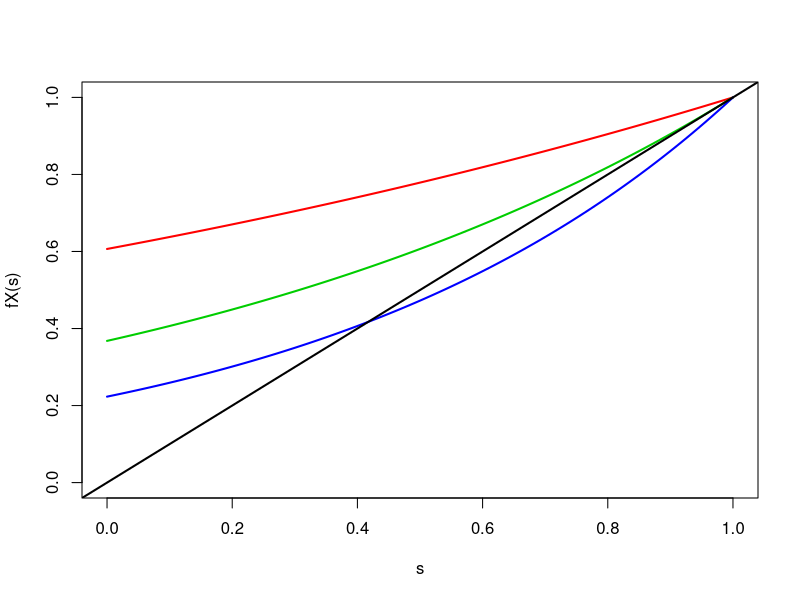
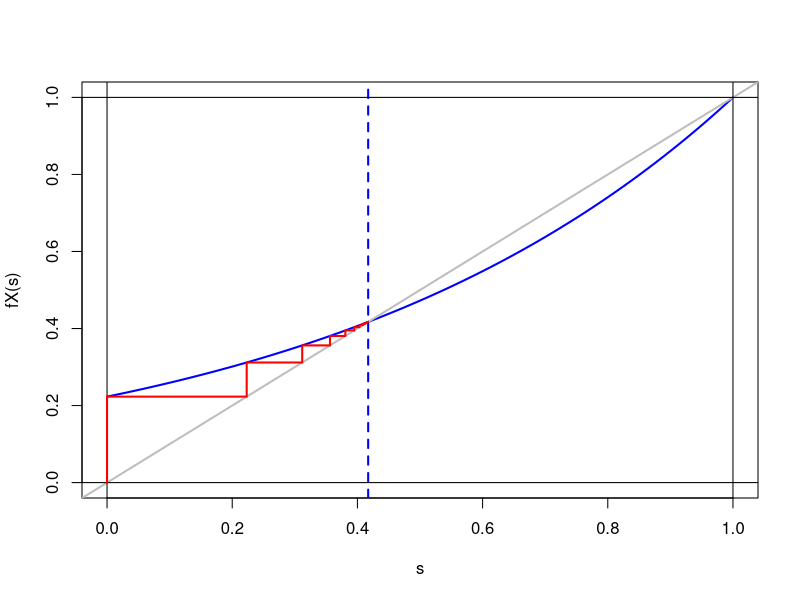

Here is the R script that generated these plots, in order:
# Exemple Galton-Watson

figDir <- '../Figures/'
dataName <- 'GaltonWatson'
exportFig <- TRUE
palette('R3')

# Fonction
fX <- function(s){exp(lambda*(s-1))}
# Pgf
lambdaList <- c(.5, 1, 1.5)
if(exportFig){png(paste0(figDir, dataName, '-pgf.png'))}
lambda <- lambdaList[1]
curve(fX, ylim=c(0, 1), col=2, lwd=2, xlab='s', ylab='fX(s)')
for(i in 2:length(lambdaList)){
   lambda <- lambdaList[i]
   curve(fX, ylim=c(0, 1), col=1+i, lwd=2, xlab='s', ylab='fX(s)', add=TRUE)
}
abline(0, 1, col=1, lwd=2)
if(exportFig){dev.off()}

# Point fixe
lambda <- 1.5
sGrid <- seq(0, .99, length.out=1e3)
fGrid <- fX(sGrid)
sStar <- sGrid[min(which(abs(fGrid-sGrid) < 1e-3))]

# Iteration de la fonction génératrice
Z0 <- 1; nMax <- 100
q0 <- .00
qVec <- rep(0, 1+nMax); qVec[1] <- q0
if(exportFig){png(paste0(figDir, dataName, '-fixPoint-q0', round(100*q0), '.png'))}
for(n in 1:nMax){qVec[n+1] <- fX(qVec[n])}
curve(fX, ylim=c(0, 1), col=4, lwd=2, xlab='s', ylab='fX(s)')
abline(0, 1, col=8, lwd=2)
abline(v=qVec[nMax], col=4, lty=2, lwd=2)
abline(h=c(0, 1), v=c(0, 1))
lines(c(q0, qVec[-(nMax+1)]), c(0, qVec[-1]), type='s', col=2, lwd=2)
if(exportFig){dev.off()}

# # Cas géométrique
# fX <- function(s){(1-a)/(1-a*s)}
# a <- 2/3
# curve(fX, ylim=c(0, 1), col=2, lwd=2, xlab='s', ylab='fX(s)')
# abline(0, 1, col=1, lwd=2)
# abline(v = (1-a)/a, lwd=2, col=4)
